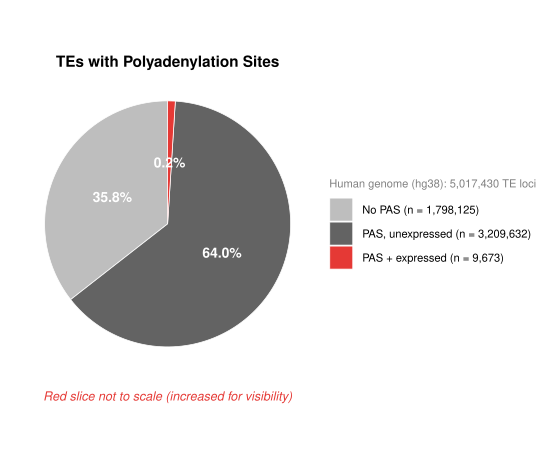

Here is the R script that generated this plot:
library(ggplot2)
# setwd("path/to/your/output/directory")

# Values below are outputs from te_pas_analysis.sbatch
# Update these if running on a different dataset
total <- 5017430; has_pas <- 3219305; expressed_pas <- 9673
no_pas <- total - has_pas          # 1,798,125
unexpressed <- has_pas - expressed_pas  # 3,209,632

# Inflate red slice to 1% for visibility
disp_exp <- total * 0.01
rem <- total - disp_exp
disp_no  <- rem * (no_pas / (no_pas + unexpressed))
disp_unx <- rem * (unexpressed / (no_pas + unexpressed))

labs <- c("No PAS (n = 1,798,125)", "PAS, unexpressed (n = 3,209,632)", "PAS + expressed (n = 9,673)")
df <- data.frame(
  category = factor(labs, levels = labs),
  display  = c(disp_no, disp_unx, disp_exp),
  pct      = c("35.8%", "64.0%", "0.2%")
)

ggplot(df, aes("", display, fill = category)) +
  geom_col(width = 1, color = "white", linewidth = 0.25) +
  coord_polar(theta = "y") +
  geom_text(aes(label = pct), position = position_stack(vjust = 0.5),
            color = "white", fontface = "bold", size = 3.5) +
  scale_fill_manual(values = c("grey", "#636363", "#e53935"), labels = labs) +
  labs(title   = "TEs with Polyadenylation Sites",
       caption = "Red slice not to scale (increased for visibility)",
       fill    = "Human genome (hg38): 5,017,430 TE loci") +
  theme_void(base_size = 13) +
  theme(plot.title      = element_text(hjust = 0.5, face = "bold", size = 11),
        plot.caption    = element_text(hjust = 0.5, color = "#e53935", size = 9,
                                       face = "italic", margin = margin(t = 10)),
        legend.position = "right",
        legend.title    = element_text(size = 8, color = "grey50"),
        legend.text     = element_text(size = 8),
        plot.margin     = margin(10, 10, 10, 10))

ggsave("te_pie.pdf", width = 5.5, height = 4.5)
